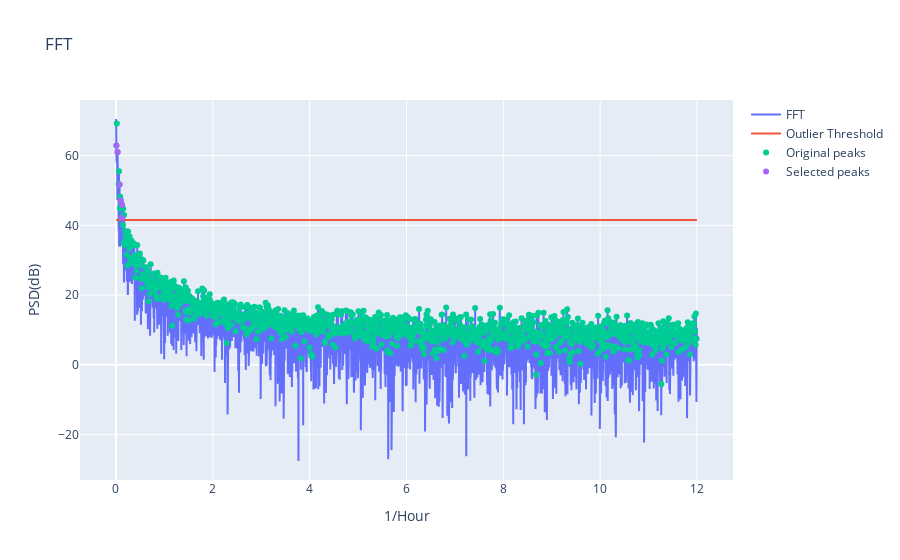

The code cell stored with this chart in its notebook:
### Markdown cell above
### Temperature Seasonlity

### Code cell
fft_detector = FFTDetector(kats_ts_temp)
fft_seasonality = fft_detector.detector()
fft_detector.plot(time_unit='Hour', sample_spacing=24)

### Figure 1 — Plotly figure (JSON) as saved in the notebook; plotly's stock layout.template omitted (floating-point values rounded to 4 significant figures; data arrays with more than 128 entries replaced by an {"elided": "..."} marker saying what was removed)
{"data": [{"name": "FFT", "type": "scatter", "x": {"elided": "4071 float values"}, "y": {"elided": "4071 float values"}}, {"name": "Outlier Threshold", "type": "scatter", "x": {"elided": "4071 float values"}, "y": {"elided": "4071 float values"}}, {"mode": "markers", "name": "Original peaks", "type": "scatter", "x": {"elided": "1326 float values"}, "y": {"elided": "1326 float values"}}, {"mode": "markers", "name": "Selected peaks", "type": "scatter", "x": [0.008842, 0.03242, 0.07368, 0.1002, 0.1179, 0.1267], "y": [62.89, 61.03, 51.73, 47.09, 42.16, 45.83]}], "layout": {"autosize": true, "title": {"text": "FFT"}, "xaxis": {"autorange": true, "range": [-0.7032, 12.7], "title": {"text": "1/Hour"}, "type": "linear"}, "yaxis": {"autorange": true, "range": [-33.07, 77.04], "title": {"text": "PSD(dB)"}, "type": "linear"}}}
